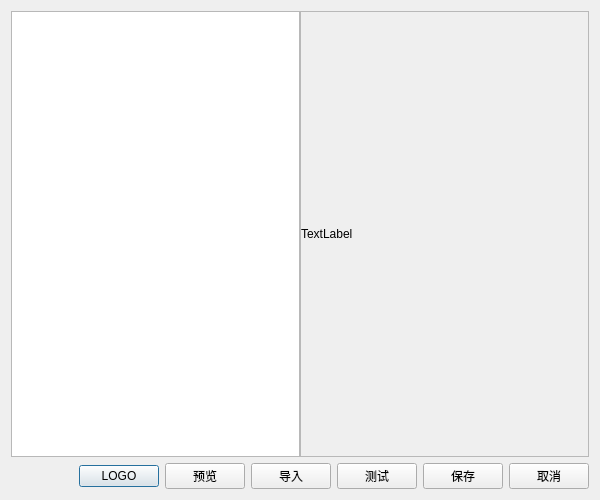
<?xml version="1.0" encoding="UTF-8"?>
<ui version="4.0">
 <class>w_sys_manage_outer_pay_set_locale_wizard_txtedit</class>
 <widget class="QDialog" name="w_sys_manage_outer_pay_set_locale_wizard_txtedit">
  <property name="geometry">
   <rect>
    <x>0</x>
    <y>0</y>
    <width>600</width>
    <height>500</height>
   </rect>
  </property>
  <property name="windowTitle">
   <string>Dialog</string>
  </property>
  <layout class="QVBoxLayout" name="verticalLayout_2">
   <item>
    <layout class="QHBoxLayout" name="horizontalLayout_2">
     <property name="spacing">
      <number>0</number>
     </property>
     <item>
      <widget class="QPlainTextEdit" name="plainTextEdit"/>
     </item>
     <item>
      <widget class="QScrollArea" name="scrollArea">
       <property name="widgetResizable">
        <bool>true</bool>
       </property>
       <widget class="QWidget" name="scrollAreaWidgetContents">
        <property name="geometry">
         <rect>
          <x>0</x>
          <y>0</y>
          <width>288</width>
          <height>440</height>
         </rect>
        </property>
        <layout class="QVBoxLayout" name="verticalLayout">
         <property name="spacing">
          <number>0</number>
         </property>
         <property name="leftMargin">
          <number>0</number>
         </property>
         <property name="topMargin">
          <number>0</number>
         </property>
         <property name="rightMargin">
          <number>0</number>
         </property>
         <property name="bottomMargin">
          <number>0</number>
         </property>
         <item>
          <widget class="QLabel" name="label">
           <property name="text">
            <string>TextLabel</string>
           </property>
          </widget>
         </item>
        </layout>
       </widget>
      </widget>
     </item>
    </layout>
   </item>
   <item>
    <layout class="QHBoxLayout" name="horizontalLayout">
     <item>
      <spacer name="horizontalSpacer">
       <property name="orientation">
        <enum>Qt::Horizontal</enum>
       </property>
       <property name="sizeHint" stdset="0">
        <size>
         <width>40</width>
         <height>20</height>
        </size>
       </property>
      </spacer>
     </item>
     <item>
      <widget class="lds_toolbar_button" name="pushButton_logo">
       <property name="text">
        <string>LOGO</string>
       </property>
       <property name="outer_stylesheet" stdset="0">
        <string>pushbutton</string>
       </property>
      </widget>
     </item>
     <item>
      <widget class="lds_toolbar_button" name="pushButton_preview">
       <property name="text">
        <string>预览</string>
       </property>
       <property name="outer_stylesheet" stdset="0">
        <string>pushbutton</string>
       </property>
      </widget>
     </item>
     <item>
      <widget class="lds_toolbar_button" name="pushButton_init">
       <property name="text">
        <string>导入</string>
       </property>
       <property name="outer_stylesheet" stdset="0">
        <string>pushbutton</string>
       </property>
      </widget>
     </item>
     <item>
      <widget class="lds_toolbar_button" name="pushButton_print">
       <property name="text">
        <string>测试</string>
       </property>
       <property name="outer_stylesheet" stdset="0">
        <string>pushbutton</string>
       </property>
      </widget>
     </item>
     <item>
      <widget class="lds_toolbar_button" name="pushButton_save">
       <property name="text">
        <string>保存</string>
       </property>
       <property name="outer_stylesheet" stdset="0">
        <string>pushbutton</string>
       </property>
      </widget>
     </item>
     <item>
      <widget class="lds_toolbar_button" name="pushButton_cancel">
       <property name="text">
        <string>取消</string>
       </property>
       <property name="outer_stylesheet" stdset="0">
        <string>pushbutton</string>
       </property>
      </widget>
     </item>
    </layout>
   </item>
  </layout>
 </widget>
 <customwidgets>
  <customwidget>
   <class>lds_toolbar_button</class>
   <extends>QPushButton</extends>
   <header>lds_toolbar_button.h</header>
  </customwidget>
 </customwidgets>
 <resources/>
 <connections/>
</ui>
